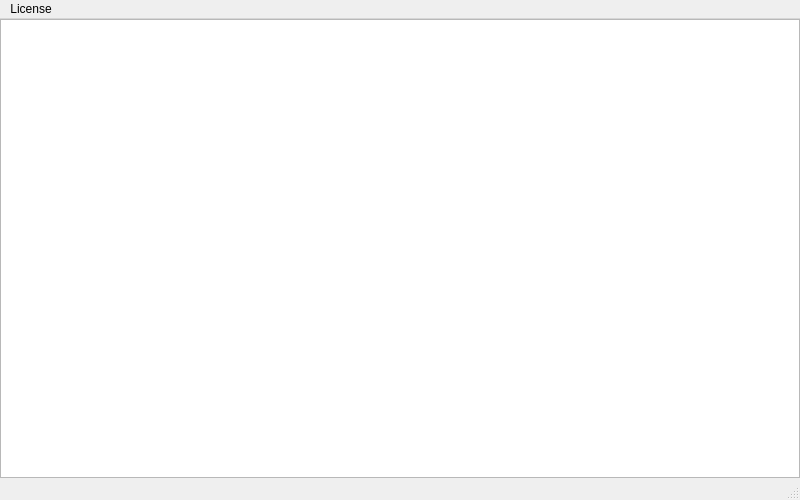
<?xml version="1.0" encoding="UTF-8"?>
<ui version="4.0">
 <class>MainWindow</class>
 <widget class="QMainWindow" name="MainWindow">
  <property name="geometry">
   <rect>
    <x>0</x>
    <y>0</y>
    <width>800</width>
    <height>500</height>
   </rect>
  </property>
  <property name="windowTitle">
   <string>GPShield Server Application</string>
  </property>
  <widget class="QWidget" name="centralwidget">
   <layout class="QGridLayout" name="gridLayout">
    <property name="leftMargin">
     <number>0</number>
    </property>
    <property name="topMargin">
     <number>0</number>
    </property>
    <property name="rightMargin">
     <number>0</number>
    </property>
    <property name="bottomMargin">
     <number>0</number>
    </property>
    <item row="0" column="0">
     <widget class="QPlainTextEdit" name="plainTextEdit">
      <property name="styleSheet">
       <string notr="true">color: rgb(83, 83, 83);</string>
      </property>
      <property name="readOnly">
       <bool>true</bool>
      </property>
     </widget>
    </item>
   </layout>
  </widget>
  <widget class="QMenuBar" name="menubar">
   <property name="geometry">
    <rect>
     <x>0</x>
     <y>0</y>
     <width>800</width>
     <height>21</height>
    </rect>
   </property>
   <widget class="QMenu" name="menuLicense">
    <property name="title">
     <string>License</string>
    </property>
    <addaction name="actionRegister"/>
   </widget>
   <addaction name="menuLicense"/>
  </widget>
  <widget class="QStatusBar" name="statusbar"/>
  <action name="actionRegister">
   <property name="text">
    <string>Register License</string>
   </property>
  </action>
 </widget>
 <resources/>
 <connections/>
</ui>
